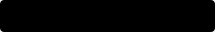
<?xml version="1.0" encoding="UTF-8"?>
<ui version="4.0">
 <class>AFQColorSelect</class>
 <widget class="QWidget" name="AFQColorSelect">
  <property name="geometry">
   <rect>
    <x>0</x>
    <y>0</y>
    <width>215</width>
    <height>32</height>
   </rect>
  </property>
  <property name="sizePolicy">
   <sizepolicy hsizetype="Expanding" vsizetype="Expanding">
    <horstretch>0</horstretch>
    <verstretch>0</verstretch>
   </sizepolicy>
  </property>
  <property name="windowTitle">
   <string>Form</string>
  </property>
  <property name="styleSheet">
   <string notr="true">QPushButton { border: 1px solid black; border-radius: 6px; margin: 0; padding: 0; }</string>
  </property>
  <layout class="QHBoxLayout" name="horizontalLayout">
   <property name="leftMargin">
    <number>0</number>
   </property>
   <property name="topMargin">
    <number>0</number>
   </property>
   <property name="rightMargin">
    <number>0</number>
   </property>
   <property name="bottomMargin">
    <number>0</number>
   </property>
   <item>
    <widget class="QFrame" name="colorSelectFrame">
     <property name="styleSheet">
      <string notr="true">QFrame {
	background-color:#000;
	border-radius:4px;
}

QFrame #framePreset1,
QFrame #framePreset2,
QFrame #framePreset3,
QFrame #framePreset4,
QFrame #framePreset5,
QFrame #framePreset6,
QFrame #framePreset7,
QFrame #framePreset8 {
	background-color:#000;
	border-radius:7px;
}</string>
     </property>
     <layout class="QGridLayout" name="gridLayout">
      <property name="leftMargin">
       <number>8</number>
      </property>
      <property name="topMargin">
       <number>4</number>
      </property>
      <property name="rightMargin">
       <number>8</number>
      </property>
      <property name="bottomMargin">
       <number>4</number>
      </property>
      <property name="horizontalSpacing">
       <number>1</number>
      </property>
      <item row="0" column="0">
       <widget class="QFrame" name="framePreset1">
        <property name="minimumSize">
         <size>
          <width>24</width>
          <height>24</height>
         </size>
        </property>
        <property name="maximumSize">
         <size>
          <width>24</width>
          <height>24</height>
         </size>
        </property>
        <property name="styleSheet">
         <string notr="true"/>
        </property>
        <property name="frameShape">
         <enum>QFrame::StyledPanel</enum>
        </property>
        <property name="frameShadow">
         <enum>QFrame::Raised</enum>
        </property>
        <layout class="QVBoxLayout" name="layoutPreset1">
         <property name="spacing">
          <number>0</number>
         </property>
         <property name="leftMargin">
          <number>2</number>
         </property>
         <property name="topMargin">
          <number>0</number>
         </property>
         <property name="rightMargin">
          <number>0</number>
         </property>
         <property name="bottomMargin">
          <number>0</number>
         </property>
         <item>
          <widget class="QPushButton" name="preset1">
           <property name="sizePolicy">
            <sizepolicy hsizetype="Fixed" vsizetype="Fixed">
             <horstretch>0</horstretch>
             <verstretch>0</verstretch>
            </sizepolicy>
           </property>
           <property name="minimumSize">
            <size>
             <width>18</width>
             <height>18</height>
            </size>
           </property>
           <property name="maximumSize">
            <size>
             <width>18</width>
             <height>18</height>
            </size>
           </property>
           <property name="styleSheet">
            <string notr="true"/>
           </property>
           <property name="text">
            <string/>
           </property>
           <property name="preset" stdset="0">
            <string>1</string>
           </property>
          </widget>
         </item>
        </layout>
       </widget>
      </item>
      <item row="0" column="1">
       <widget class="QFrame" name="framePreset2">
        <property name="minimumSize">
         <size>
          <width>24</width>
          <height>24</height>
         </size>
        </property>
        <property name="maximumSize">
         <size>
          <width>24</width>
          <height>24</height>
         </size>
        </property>
        <property name="styleSheet">
         <string notr="true"/>
        </property>
        <property name="frameShape">
         <enum>QFrame::StyledPanel</enum>
        </property>
        <property name="frameShadow">
         <enum>QFrame::Raised</enum>
        </property>
        <layout class="QVBoxLayout" name="layoutPreset2">
         <property name="spacing">
          <number>0</number>
         </property>
         <property name="leftMargin">
          <number>2</number>
         </property>
         <property name="topMargin">
          <number>0</number>
         </property>
         <property name="rightMargin">
          <number>0</number>
         </property>
         <property name="bottomMargin">
          <number>0</number>
         </property>
         <item>
          <widget class="QPushButton" name="preset2">
           <property name="sizePolicy">
            <sizepolicy hsizetype="Fixed" vsizetype="Fixed">
             <horstretch>0</horstretch>
             <verstretch>0</verstretch>
            </sizepolicy>
           </property>
           <property name="minimumSize">
            <size>
             <width>18</width>
             <height>18</height>
            </size>
           </property>
           <property name="maximumSize">
            <size>
             <width>18</width>
             <height>18</height>
            </size>
           </property>
           <property name="styleSheet">
            <string notr="true"/>
           </property>
           <property name="text">
            <string/>
           </property>
           <property name="preset" stdset="0">
            <string>1</string>
           </property>
          </widget>
         </item>
        </layout>
       </widget>
      </item>
      <item row="0" column="2">
       <widget class="QFrame" name="framePreset3">
        <property name="minimumSize">
         <size>
          <width>24</width>
          <height>24</height>
         </size>
        </property>
        <property name="maximumSize">
         <size>
          <width>24</width>
          <height>24</height>
         </size>
        </property>
        <property name="styleSheet">
         <string notr="true"/>
        </property>
        <property name="frameShape">
         <enum>QFrame::StyledPanel</enum>
        </property>
        <property name="frameShadow">
         <enum>QFrame::Raised</enum>
        </property>
        <layout class="QVBoxLayout" name="layoutPreset3">
         <property name="spacing">
          <number>0</number>
         </property>
         <property name="leftMargin">
          <number>2</number>
         </property>
         <property name="topMargin">
          <number>0</number>
         </property>
         <property name="rightMargin">
          <number>0</number>
         </property>
         <property name="bottomMargin">
          <number>0</number>
         </property>
         <item>
          <widget class="QPushButton" name="preset3">
           <property name="sizePolicy">
            <sizepolicy hsizetype="Fixed" vsizetype="Fixed">
             <horstretch>0</horstretch>
             <verstretch>0</verstretch>
            </sizepolicy>
           </property>
           <property name="minimumSize">
            <size>
             <width>18</width>
             <height>18</height>
            </size>
           </property>
           <property name="maximumSize">
            <size>
             <width>18</width>
             <height>18</height>
            </size>
           </property>
           <property name="styleSheet">
            <string notr="true"/>
           </property>
           <property name="text">
            <string/>
           </property>
           <property name="preset" stdset="0">
            <string>1</string>
           </property>
          </widget>
         </item>
        </layout>
       </widget>
      </item>
      <item row="0" column="3">
       <widget class="QFrame" name="framePreset4">
        <property name="minimumSize">
         <size>
          <width>24</width>
          <height>24</height>
         </size>
        </property>
        <property name="maximumSize">
         <size>
          <width>24</width>
          <height>24</height>
         </size>
        </property>
        <property name="styleSheet">
         <string notr="true"/>
        </property>
        <property name="frameShape">
         <enum>QFrame::StyledPanel</enum>
        </property>
        <property name="frameShadow">
         <enum>QFrame::Raised</enum>
        </property>
        <layout class="QVBoxLayout" name="layoutPreset4">
         <property name="spacing">
          <number>0</number>
         </property>
         <property name="leftMargin">
          <number>2</number>
         </property>
         <property name="topMargin">
          <number>0</number>
         </property>
         <property name="rightMargin">
          <number>0</number>
         </property>
         <property name="bottomMargin">
          <number>0</number>
         </property>
         <item>
          <widget class="QPushButton" name="preset4">
           <property name="sizePolicy">
            <sizepolicy hsizetype="Fixed" vsizetype="Fixed">
             <horstretch>0</horstretch>
             <verstretch>0</verstretch>
            </sizepolicy>
           </property>
           <property name="minimumSize">
            <size>
             <width>18</width>
             <height>18</height>
            </size>
           </property>
           <property name="maximumSize">
            <size>
             <width>18</width>
             <height>18</height>
            </size>
           </property>
           <property name="styleSheet">
            <string notr="true"/>
           </property>
           <property name="text">
            <string/>
           </property>
           <property name="preset" stdset="0">
            <string>1</string>
           </property>
          </widget>
         </item>
        </layout>
       </widget>
      </item>
      <item row="0" column="4">
       <widget class="QFrame" name="framePreset5">
        <property name="minimumSize">
         <size>
          <width>24</width>
          <height>24</height>
         </size>
        </property>
        <property name="maximumSize">
         <size>
          <width>24</width>
          <height>24</height>
         </size>
        </property>
        <property name="styleSheet">
         <string notr="true"/>
        </property>
        <property name="frameShape">
         <enum>QFrame::StyledPanel</enum>
        </property>
        <property name="frameShadow">
         <enum>QFrame::Raised</enum>
        </property>
        <layout class="QVBoxLayout" name="layoutPreset5">
         <property name="spacing">
          <number>0</number>
         </property>
         <property name="leftMargin">
          <number>2</number>
         </property>
         <property name="topMargin">
          <number>0</number>
         </property>
         <property name="rightMargin">
          <number>0</number>
         </property>
         <property name="bottomMargin">
          <number>0</number>
         </property>
         <item>
          <widget class="QPushButton" name="preset5">
           <property name="sizePolicy">
            <sizepolicy hsizetype="Fixed" vsizetype="Fixed">
             <horstretch>0</horstretch>
             <verstretch>0</verstretch>
            </sizepolicy>
           </property>
           <property name="minimumSize">
            <size>
             <width>18</width>
             <height>18</height>
            </size>
           </property>
           <property name="maximumSize">
            <size>
             <width>18</width>
             <height>18</height>
            </size>
           </property>
           <property name="styleSheet">
            <string notr="true"/>
           </property>
           <property name="text">
            <string/>
           </property>
           <property name="preset" stdset="0">
            <string>1</string>
           </property>
          </widget>
         </item>
        </layout>
       </widget>
      </item>
      <item row="0" column="5">
       <widget class="QFrame" name="framePreset6">
        <property name="minimumSize">
         <size>
          <width>24</width>
          <height>24</height>
         </size>
        </property>
        <property name="maximumSize">
         <size>
          <width>24</width>
          <height>24</height>
         </size>
        </property>
        <property name="styleSheet">
         <string notr="true"/>
        </property>
        <property name="frameShape">
         <enum>QFrame::StyledPanel</enum>
        </property>
        <property name="frameShadow">
         <enum>QFrame::Raised</enum>
        </property>
        <layout class="QVBoxLayout" name="layoutPreset6">
         <property name="spacing">
          <number>0</number>
         </property>
         <property name="leftMargin">
          <number>2</number>
         </property>
         <property name="topMargin">
          <number>0</number>
         </property>
         <property name="rightMargin">
          <number>0</number>
         </property>
         <property name="bottomMargin">
          <number>0</number>
         </property>
         <item>
          <widget class="QPushButton" name="preset6">
           <property name="sizePolicy">
            <sizepolicy hsizetype="Fixed" vsizetype="Fixed">
             <horstretch>0</horstretch>
             <verstretch>0</verstretch>
            </sizepolicy>
           </property>
           <property name="minimumSize">
            <size>
             <width>18</width>
             <height>18</height>
            </size>
           </property>
           <property name="maximumSize">
            <size>
             <width>18</width>
             <height>18</height>
            </size>
           </property>
           <property name="styleSheet">
            <string notr="true"/>
           </property>
           <property name="text">
            <string/>
           </property>
           <property name="preset" stdset="0">
            <string>1</string>
           </property>
          </widget>
         </item>
        </layout>
       </widget>
      </item>
      <item row="0" column="6">
       <widget class="QFrame" name="framePreset7">
        <property name="minimumSize">
         <size>
          <width>24</width>
          <height>24</height>
         </size>
        </property>
        <property name="maximumSize">
         <size>
          <width>24</width>
          <height>24</height>
         </size>
        </property>
        <property name="styleSheet">
         <string notr="true"/>
        </property>
        <property name="frameShape">
         <enum>QFrame::StyledPanel</enum>
        </property>
        <property name="frameShadow">
         <enum>QFrame::Raised</enum>
        </property>
        <layout class="QVBoxLayout" name="layoutPreset7">
         <property name="spacing">
          <number>0</number>
         </property>
         <property name="leftMargin">
          <number>2</number>
         </property>
         <property name="topMargin">
          <number>0</number>
         </property>
         <property name="rightMargin">
          <number>0</number>
         </property>
         <property name="bottomMargin">
          <number>0</number>
         </property>
         <item>
          <widget class="QPushButton" name="preset7">
           <property name="sizePolicy">
            <sizepolicy hsizetype="Fixed" vsizetype="Fixed">
             <horstretch>0</horstretch>
             <verstretch>0</verstretch>
            </sizepolicy>
           </property>
           <property name="minimumSize">
            <size>
             <width>18</width>
             <height>18</height>
            </size>
           </property>
           <property name="maximumSize">
            <size>
             <width>18</width>
             <height>18</height>
            </size>
           </property>
           <property name="styleSheet">
            <string notr="true"/>
           </property>
           <property name="text">
            <string/>
           </property>
           <property name="preset" stdset="0">
            <string>1</string>
           </property>
          </widget>
         </item>
        </layout>
       </widget>
      </item>
      <item row="0" column="7">
       <widget class="QFrame" name="framePreset8">
        <property name="minimumSize">
         <size>
          <width>24</width>
          <height>24</height>
         </size>
        </property>
        <property name="maximumSize">
         <size>
          <width>24</width>
          <height>24</height>
         </size>
        </property>
        <property name="styleSheet">
         <string notr="true"/>
        </property>
        <property name="frameShape">
         <enum>QFrame::StyledPanel</enum>
        </property>
        <property name="frameShadow">
         <enum>QFrame::Raised</enum>
        </property>
        <layout class="QVBoxLayout" name="layoutPreset8">
         <property name="spacing">
          <number>0</number>
         </property>
         <property name="leftMargin">
          <number>2</number>
         </property>
         <property name="topMargin">
          <number>0</number>
         </property>
         <property name="rightMargin">
          <number>0</number>
         </property>
         <property name="bottomMargin">
          <number>0</number>
         </property>
         <item>
          <widget class="QPushButton" name="preset8">
           <property name="sizePolicy">
            <sizepolicy hsizetype="Fixed" vsizetype="Fixed">
             <horstretch>0</horstretch>
             <verstretch>0</verstretch>
            </sizepolicy>
           </property>
           <property name="minimumSize">
            <size>
             <width>18</width>
             <height>18</height>
            </size>
           </property>
           <property name="maximumSize">
            <size>
             <width>18</width>
             <height>18</height>
            </size>
           </property>
           <property name="styleSheet">
            <string notr="true"/>
           </property>
           <property name="text">
            <string/>
           </property>
           <property name="preset" stdset="0">
            <string>1</string>
           </property>
          </widget>
         </item>
        </layout>
       </widget>
      </item>
     </layout>
    </widget>
   </item>
  </layout>
 </widget>
 <resources/>
 <connections/>
</ui>
